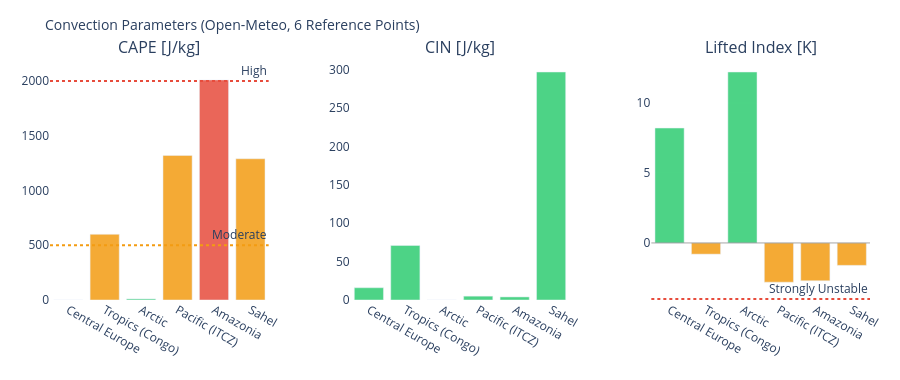

Source (notebook cell):
### Markdown cell above
---
## 3. Visualizations

### Code cell
# ============================================================
# CAPE / CIN / LIFTED INDEX – Convection potential
# ============================================================

if not df_atm.empty:
    fig = make_subplots(
        rows=1, cols=3,
        subplot_titles=['CAPE [J/kg]', 'CIN [J/kg]', 'Lifted Index [K]'],
        horizontal_spacing=0.1
    )
    pts = df_atm['point'].tolist()
    pt_colors = ['#E85D24','#185FA5','#888780','#378ADD','#639922','#F2A623']

    # CAPE – höher = mehr Gewitterpotential
    cape_vals = df_atm['cape'].fillna(0).tolist()
    cape_colors = ['#e74c3c' if v > 2000 else '#f39c12' if v > 500 else '#2ecc71'
                   for v in cape_vals]
    fig.add_trace(go.Bar(x=pts, y=cape_vals, marker_color=cape_colors,
                         opacity=0.85, showlegend=False), row=1, col=1)
    fig.add_hline(y=2000, line_dash='dot', line_color='#e74c3c',
                  annotation_text='High', row=1, col=1)
    fig.add_hline(y=500,  line_dash='dot', line_color='#f39c12',
                  annotation_text='Moderate', row=1, col=1)

    # CIN – negativer = stärker gedeckelt (weniger Auslöse)
    cin_vals = df_atm['cin'].fillna(0).tolist()
    cin_colors = ['#e74c3c' if v < -200 else '#f39c12' if v < -50 else '#2ecc71'
                  for v in cin_vals]
    fig.add_trace(go.Bar(x=pts, y=cin_vals, marker_color=cin_colors,
                         opacity=0.85, showlegend=False), row=1, col=2)

    # Lifted Index – negativ = instabil
    li_vals = df_atm['li'].fillna(0).tolist()
    li_colors = ['#e74c3c' if v < -4 else '#f39c12' if v < 0 else '#2ecc71'
                 for v in li_vals]
    fig.add_trace(go.Bar(x=pts, y=li_vals, marker_color=li_colors,
                         opacity=0.85, showlegend=False), row=1, col=3)
    fig.add_hline(y=0, line_color='gray', line_width=0.7, row=1, col=3)
    fig.add_hline(y=-4, line_dash='dot', line_color='#e74c3c',
                  annotation_text='Strongly Unstable', row=1, col=3)

    fig.update_layout(
        title=dict(text='Convection Parameters (Open-Meteo, 6 Reference Points)', font=dict(size=14)),
        height=380, plot_bgcolor='rgba(0,0,0,0)', paper_bgcolor='rgba(0,0,0,0)',
        margin=dict(l=50, r=30, t=60, b=80)
    )
    fig.update_xaxes(tickangle=30)
    fig.show()

### Figure 1 — Plotly figure (JSON) as saved in the notebook; plotly's stock layout.template omitted (floating-point values rounded to 4 significant figures)
{"data": [{"marker": {"color": ["#2ecc71", "#f39c12", "#2ecc71", "#f39c12", "#e74c3c", "#f39c12"]}, "opacity": 0.85, "showlegend": false, "type": "bar", "x": ["Central Europe", "Tropics (Congo)", "Arctic", "Pacific (ITCZ)", "Amazonia", "Sahel"], "xaxis": "x", "y": [0.0, 600.0, 10.0, 1320.0, 2010.0, 1290.0], "yaxis": "y"}, {"marker": {"color": ["#2ecc71", "#2ecc71", "#2ecc71", "#2ecc71", "#2ecc71", "#2ecc71"]}, "opacity": 0.85, "showlegend": false, "type": "bar", "x": ["Central Europe", "Tropics (Congo)", "Arctic", "Pacific (ITCZ)", "Amazonia", "Sahel"], "xaxis": "x2", "y": [16.0, 71.0, 0.0, 5.0, 4.0, 297.0], "yaxis": "y2"}, {"marker": {"color": ["#2ecc71", "#f39c12", "#2ecc71", "#f39c12", "#f39c12", "#f39c12"]}, "opacity": 0.85, "showlegend": false, "type": "bar", "x": ["Central Europe", "Tropics (Congo)", "Arctic", "Pacific (ITCZ)", "Amazonia", "Sahel"], "xaxis": "x3", "y": [8.2, -0.8, 12.2, -2.8, -2.7, -1.6], "yaxis": "y3"}], "layout": {"annotations": [{"font": {"size": 16}, "showarrow": false, "text": "CAPE [J/kg]", "x": 0.1333, "xanchor": "center", "xref": "paper", "y": 1.0, "yanchor": "bottom", "yref": "paper"}, {"font": {"size": 16}, "showarrow": false, "text": "CIN [J/kg]", "x": 0.5, "xanchor": "center", "xref": "paper", "y": 1.0, "yanchor": "bottom", "yref": "paper"}, {"font": {"size": 16}, "showarrow": false, "text": "Lifted Index [K]", "x": 0.8667, "xanchor": "center", "xref": "paper", "y": 1.0, "yanchor": "bottom", "yref": "paper"}, {"showarrow": false, "text": "High", "x": 1, "xanchor": "right", "xref": "x domain", "y": 2000, "yanchor": "bottom", "yref": "y"}, {"showarrow": false, "text": "Moderate", "x": 1, "xanchor": "right", "xref": "x domain", "y": 500, "yanchor": "bottom", "yref": "y"}, {"showarrow": false, "text": "Strongly Unstable", "x": 1, "xanchor": "right", "xref": "x3 domain", "y": -4, "yanchor": "bottom", "yref": "y3"}], "height": 380, "margin": {"b": 80, "l": 50, "r": 30, "t": 60}, "paper_bgcolor": "rgba(0,0,0,0)", "plot_bgcolor": "rgba(0,0,0,0)", "shapes": [{"line": {"color": "#e74c3c", "dash": "dot"}, "type": "line", "x0": 0, "x1": 1, "xref": "x domain", "y0": 2000, "y1": 2000, "yref": "y"}, {"line": {"color": "#f39c12", "dash": "dot"}, "type": "line", "x0": 0, "x1": 1, "xref": "x domain", "y0": 500, "y1": 500, "yref": "y"}, {"line": {"color": "gray", "width": 0.7}, "type": "line", "x0": 0, "x1": 1, "xref": "x3 domain", "y0": 0, "y1": 0, "yref": "y3"}, {"line": {"color": "#e74c3c", "dash": "dot"}, "type": "line", "x0": 0, "x1": 1, "xref": "x3 domain", "y0": -4, "y1": -4, "yref": "y3"}], "title": {"font": {"size": 14}, "text": "Convection Parameters (Open-Meteo, 6 Reference Points)"}, "xaxis": {"anchor": "y", "domain": [0.0, 0.2667], "tickangle": 30}, "xaxis2": {"anchor": "y2", "domain": [0.3667, 0.6333], "tickangle": 30}, "xaxis3": {"anchor": "y3", "domain": [0.7333, 1.0], "tickangle": 30}, "yaxis": {"anchor": "x", "domain": [0.0, 1.0]}, "yaxis2": {"anchor": "x2", "domain": [0.0, 1.0]}, "yaxis3": {"anchor": "x3", "domain": [0.0, 1.0]}}}
